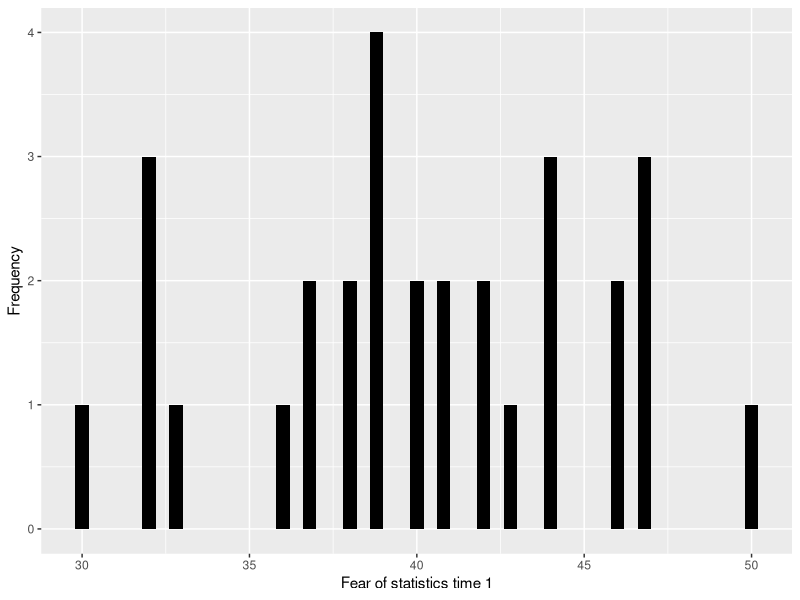
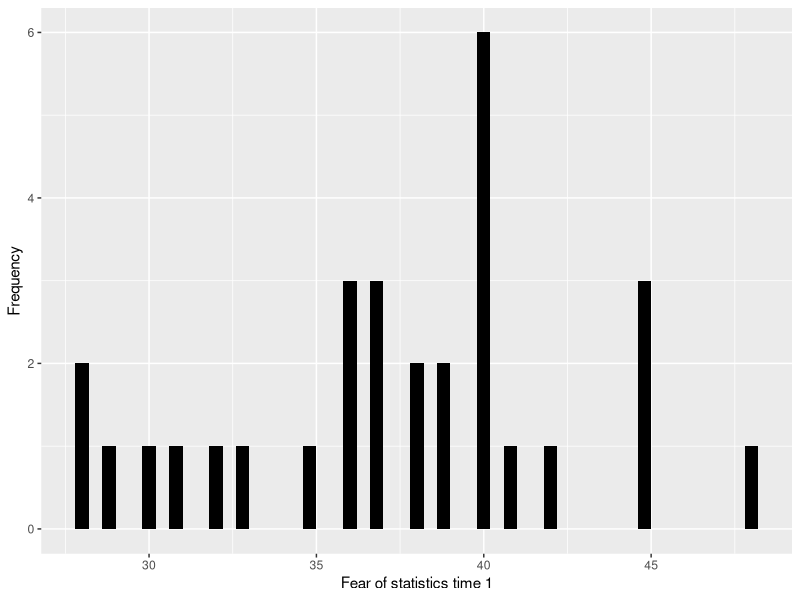
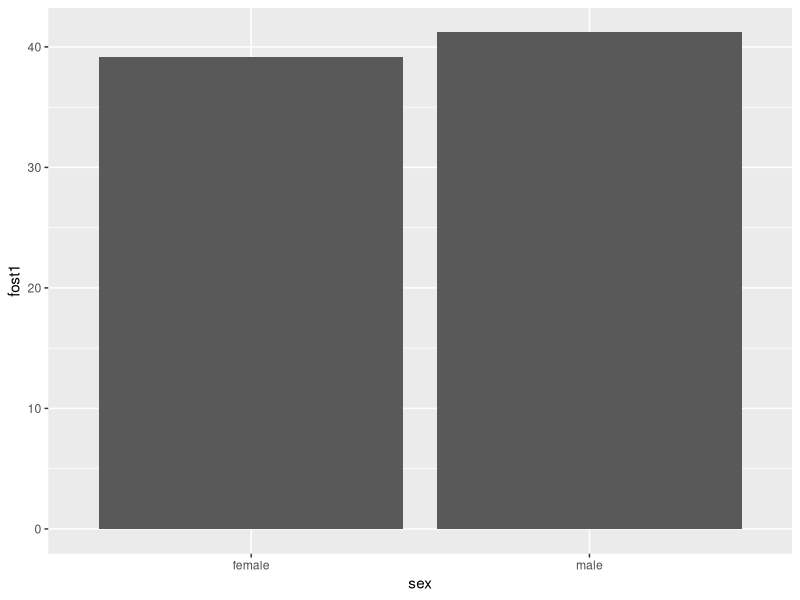
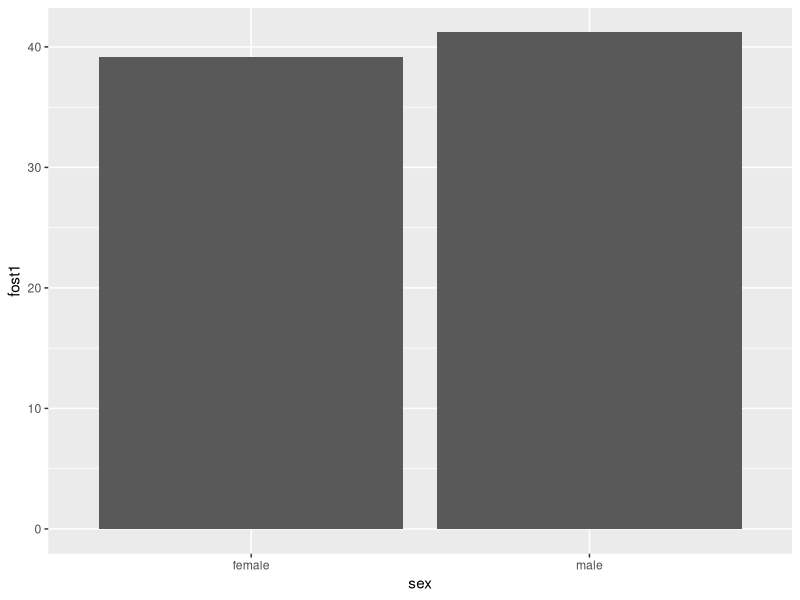

These charts were generated, in order, by the following R code:
library("rstudioapi")
setwd(dirname(getActiveDocumentContext()$path))
install_packages <- function(pkg) { 
  
  # Install package if it is not already
  if (!(pkg %in% installed.packages()[, "Package"])){ 
    
    install.packages(pkg, repos='http://cran.us.r-project.org')
  }
  
  library(pkg, character.only = TRUE)
  
} # end installPackages()

#Create the list of packages we need
pkg_list = c("tidyverse")
#Call our function passing it the list of packages
lapply(pkg_list, install_packages)
#NOTE: Once installed we could just load tidyverse using the library command - library(tidyverse)
experimData <- read.delim("experim.dat",  header = TRUE, sep = " ")
#Hygiene by gender, here we let ggplot output some info for the legend
histogram <- ggplot(experimData, aes(x=fost1)) 
histogram + geom_histogram(fill="black",binwidth = 0.4) + labs(x = "Fear of statistics time 1", y = "Frequency")

histogram <- ggplot(experimData, aes(x=fost2)) 
histogram + geom_histogram(fill="black",binwidth = 0.4) + labs(x = "Fear of statistics time 1", y = "Frequency")


#barplot by gender 
bar <- ggplot(experimData, aes(sex, fost1))
bar + stat_summary(fun.y=mean, geom="bar")

bar <- ggplot(experimData, aes(sex, fost1))
bar + stat_summary(fun.y=mean, geom="bar")
